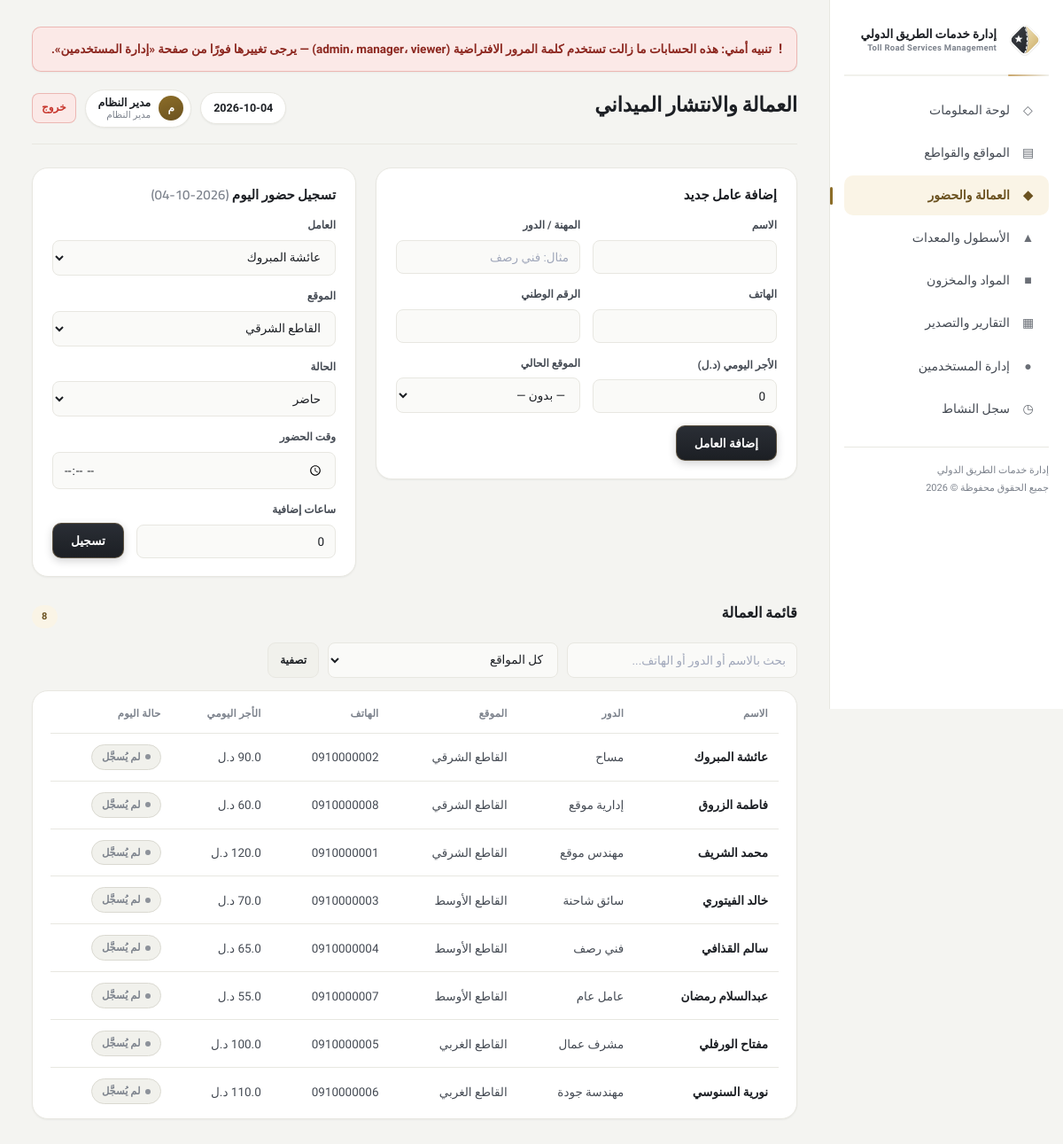
The page /workers (signed in) on the database its author committed.
### tables this page shows
CREATE TABLE workers (
    id          INTEGER PRIMARY KEY AUTOINCREMENT,
    name        TEXT NOT NULL,
    role        TEXT,
    phone       TEXT,
    national_id TEXT,
    daily_wage  REAL DEFAULT 0,
    site_id     INTEGER,
    active      INTEGER DEFAULT 1,
    FOREIGN KEY (site_id) REFERENCES sites(id)
);

CREATE TABLE sites (
    id              INTEGER PRIMARY KEY AUTOINCREMENT,
    name            TEXT NOT NULL,
    code            TEXT NOT NULL UNIQUE,
    km_from         REAL,
    km_to           REAL,
    progress_pct    REAL DEFAULT 0,      -- نسبة الإنجاز الفعلي
    budget          REAL DEFAULT 0,      -- الميزانية المعتمدة
    spent           REAL DEFAULT 0,      -- المصروف الفعلي
    manager_name    TEXT,                -- مدير الموقع المسؤول
    latitude        REAL,                -- إحداثيات الموقع (لخريطة الموقع)
    longitude       REAL,
    status          TEXT NOT NULL DEFAULT 'قيد التنفيذ',  -- قيد التنفيذ | متوقف | مكتمل
    created_at      TEXT DEFAULT (datetime('now'))
);

### app.py (the view, shortened to what this page needs)
@app.route("/workers", methods=["GET", "POST"])
@login_required
def workers():
    db = get_db()
    today = date.today().isoformat()
    q = request.args.get("q", "").strip()
    site_filter = request.args.get("site_id", "")
    query = """SELECT w.*, s.name as site_name,
                      a.status as today_status
               FROM workers w
               LEFT JOIN sites s ON s.id = w.site_id
               LEFT JOIN attendance a ON a.worker_id = w.id AND a.date = ?
               WHERE w.active = 1"""
    params = [today]
    if q:
        query += " AND (w.name LIKE ? OR w.role LIKE ? OR w.phone LIKE ?)"
        params += [f"%{q}%", f"%{q}%", f"%{q}%"]
    if site_filter:
        query += " AND w.site_id = ?"
        params.append(site_filter)
    query += " ORDER BY s.km_from, w.name"
    all_workers = db.execute(query, params).fetchall()
    all_sites = db.execute("SELECT * FROM sites ORDER BY km_from").fetchall()
    db.close()
    return render_template(
        "workers.html", workers=all_workers, sites=all_sites, today=today,
        q=q, site_filter=site_filter,
    )

### app.py (called while the page is built, shortened)
def ensure_db():
    ok = False
    if os.path.exists(DB_PATH) and os.path.getsize(DB_PATH) > 0:
        try:
            db = get_db()
            ok = db.execute(
                "SELECT 1 FROM sqlite_master WHERE type='table' AND name='users'"
            ).fetchone() is not None
            db.close()
        except Exception:
            ok = False
    if not ok:
        init_db(seed=True)

def _check_default_passwords():
    global _default_pw_checked
    if _default_pw_checked:
        return

def _client_ip():
    if BEHIND_PROXY:
        fwd = request.headers.get("X-Forwarded-For", "")
        if fwd:
            return fwd.split(",")[0].strip()
    return request.remote_addr or "unknown"

def csrf_token():
    token = session.get("csrf_token")
    if not token:
        token = secrets.token_urlsafe(32)
        session["csrf_token"] = token
    return token

def _verify_csrf():
    if request.method != "POST":
        return None

@app.before_request
def _before():
    ensure_db()
    _check_default_passwords()
    if session.get("user_id") and not session.permanent:
        session.permanent = True
    denied = _verify_csrf()
    if denied is not None:
        return denied

def login_required(view):
    @wraps(view)
    def wrapped(*args, **kwargs):
        if not session.get("user_id"):
            flash("يجب تسجيل الدخول أولاً", "error")
            return redirect(url_for("login", next=request.path))
        return view(*args, **kwargs)
    return wrapped

@app.context_processor
def inject_user():
    return {
        "current_user": {
            "id": session.get("user_id"),
            "username": session.get("username"),
            "full_name": session.get("full_name"),
            "role": session.get("role"),
            "role_label": ROLE_LABELS.get(session.get("role"), ""),
        },
        "current_user_id": session.get("user_id"),
        "can_edit": session.get("role") in ("admin", "manager"),
        "is_admin": session.get("role") == "admin",
        "csrf_token": csrf_token,
        "app_name": APP_NAME_AR,
        "app_name_en": APP_NAME_EN,
        "show_demo_accounts": (
            SHOW_DEMO_ACCOUNTS if _DEMO_FLAG_SET else bool(DEFAULT_PASSWORD_USERS)
        ),
        "default_password_users": DEFAULT_PASSWORD_USERS,
    }

### database.py (called while the page is built)
def get_db():
    conn = sqlite3.connect(DB_PATH, timeout=10)
    conn.row_factory = sqlite3.Row
    conn.execute("PRAGMA foreign_keys = ON")
    conn.execute("PRAGMA busy_timeout = 5000")
    return conn

### templates/workers.html (shortened to what this page needs)
{% extends "base.html" %}
{% block page_title %}العمالة والانتشار الميداني{% endblock %}
{% block content %}
{% if can_edit %}
<div class="two-col section">
    <div class="card">
        <h2 class="card-title">إضافة عامل جديد</h2>
        <form method="post" class="form-inline">
            <div class="field"><label>الاسم</label><input name="name" required></div>
            <div class="field"><label>المهنة / الدور</label><input name="role" placeholder="مثال: فني رصف"></div>
            <div class="field"><label>الهاتف</label><input name="phone"></div>
            <div class="field"><label>الرقم الوطني</label><input name="national_id"></div>
            <div class="field"><label>الأجر اليومي (د.ل)</label><input name="daily_wage" type="number" step="1" value="0"></div>
            <div class="field">
                <label>الموقع الحالي</label>
                <select name="site_id">
                    <option value="">— بدون —</option>
                </select>
            </div>
            <button class="btn" type="submit">إضافة العامل</button>
        </form>
    </div>
    <div class="card">
        <h2 class="card-title">تسجيل حضور اليوم <span class="muted" style="font-weight:600;">({{ today }})</span></h2>
        <form method="post" action="{{ url_for('mark_attendance') }}" class="form-inline">
            <div class="field">
                <label>العامل</label>
                <select name="worker_id" required>
                    {% for w in workers %}<option value="{{ w.id }}">{{ w.name }}</option>{% endfor %}
                </select>
            </div>
            <div class="field">
                <label>الموقع</label>
                <select name="site_id" required>
                    {% for s in sites %}<option value="{{ s.id }}">{{ s.name }}</option>{% endfor %}
                </select>
            </div>
            <div class="field">
                <label>الحالة</label>
                <select name="status" required>
                    <option value="حاضر">حاضر</option>
                </select>
            </div>
            <div class="field"><label>وقت الحضور</label><input name="check_in_time" type="time"></div>
            <div class="field"><label>ساعات إضافية</label><input name="overtime_hours" type="number" step="0.5" value="0"></div>
            <button class="btn" type="submit">تسجيل</button>
        </form>
    </div>
</div>
{% endif %}
<div class="section">
    <div class="section-head"><h2>قائمة العمالة</h2><span class="count-pill">{{ workers|length }}</span></div>
    <form class="search-bar" method="get">
        <input type="text" name="q" value="{{ q }}" placeholder="بحث بالاسم أو الدور أو الهاتف...">
        <select name="site_id">
            <option value="">كل المواقع</option>
        </select>
        <button class="btn btn-ghost btn-small" type="submit">تصفية</button>
    </form>
    <div class="table-wrap"><div class="card-pad">
    {% if workers %}
    <table>
        <thead><tr><th>الاسم</th><th>الدور</th><th>الموقع</th><th>الهاتف</th><th>الأجر اليومي</th><th>حالة اليوم</th></tr></thead>
        <tbody>
        {% for w in workers %}
            <tr>
                <td data-label="الاسم">{{ w.name }}</td>
                <td data-label="الدور">{{ w.role or '—' }}</td>
                <td data-label="الموقع">{{ w.site_name or '—' }}</td>
                <td data-label="الهاتف">{{ w.phone or '—' }}</td>
                <td data-label="الأجر اليومي">{{ w.daily_wage }} د.ل</td>
                <td data-label="حالة اليوم">
                    {% if w.today_status == 'حاضر' %}<span class="badge badge-green">حاضر</span>
                    {% elif w.today_status == 'غائب' %}<span class="badge badge-red">غائب</span>
                    {% elif w.today_status %}<span class="badge badge-amber">{{ w.today_status }}</span>
                    {% else %}<span class="badge badge-gray">لم يُسجَّل</span>{% endif %}
                </td>
            </tr>
        {% endfor %}
        </tbody>
    </table>
    {% else %}
        <div class="empty">لا يوجد عمال مطابقون.</div>
    {% endif %}
    </div></div>
</div>
{% endblock %}

### rows shown on the page
workers: name "عائشة المبروك", role "مساح", name "القاطع الشرقي", phone "0910000002"
workers: name "فاطمة الزروق", role "إدارية موقع", name "القاطع الشرقي", phone "0910000008"
workers: name "محمد الشريف", role "مهندس موقع", name "القاطع الشرقي", phone "0910000001"
workers: name "خالد الفيتوري", role "سائق شاحنة", name "القاطع الأوسط", phone "0910000003"
workers: name "سالم القذافي", role "فني رصف", name "القاطع الأوسط", phone "0910000004"
workers: name "عبدالسلام رمضان", role "عامل عام", name "القاطع الأوسط", phone "0910000007"
workers: name "مفتاح الورفلي", role "مشرف عمال", name "القاطع الغربي", phone "0910000005"
workers: name "نورية السنوسي", role "مهندسة جودة", name "القاطع الغربي", phone "0910000006"

### other values the page prints
{{ default_password_users|join('، ') }} "admin، manager، viewer"
{{ current_user.full_name[0] if current_user.full_name else '؟' }} "م"
{{ current_user.full_name }} "مدير النظام"
{{ current_user.role_label }} "مدير النظام"
{{ workers|length }} "8"
form field worker_id "عائشة المبروك"
form field site_id "القاطع الشرقي"
